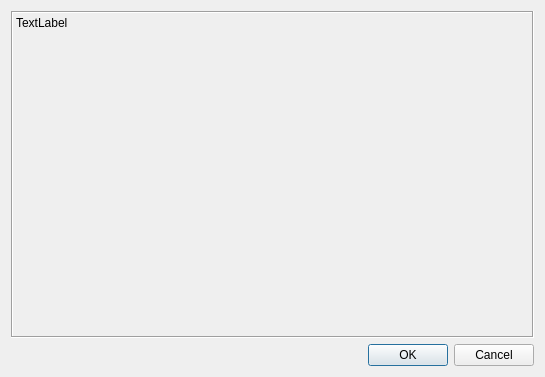
<?xml version="1.0" encoding="UTF-8"?>
<ui version="4.0">
 <class>SessionWindow</class>
 <widget class="QDialog" name="SessionWindow">
  <property name="geometry">
   <rect>
    <x>0</x>
    <y>0</y>
    <width>545</width>
    <height>377</height>
   </rect>
  </property>
  <property name="windowTitle">
   <string>Dialog</string>
  </property>
  <layout class="QVBoxLayout" name="verticalLayout">
   <item>
    <widget class="QLabel" name="label">
     <property name="frameShape">
      <enum>QFrame::Box</enum>
     </property>
     <property name="frameShadow">
      <enum>QFrame::Sunken</enum>
     </property>
     <property name="text">
      <string>TextLabel</string>
     </property>
     <property name="alignment">
      <set>Qt::AlignLeading|Qt::AlignLeft|Qt::AlignTop</set>
     </property>
     <property name="wordWrap">
      <bool>true</bool>
     </property>
     <property name="textInteractionFlags">
      <set>Qt::LinksAccessibleByMouse|Qt::TextSelectableByKeyboard|Qt::TextSelectableByMouse</set>
     </property>
    </widget>
   </item>
   <item>
    <widget class="QDialogButtonBox" name="buttonBox">
     <property name="orientation">
      <enum>Qt::Horizontal</enum>
     </property>
     <property name="standardButtons">
      <set>QDialogButtonBox::Cancel|QDialogButtonBox::Ok</set>
     </property>
    </widget>
   </item>
  </layout>
 </widget>
 <resources/>
 <connections>
  <connection>
   <sender>buttonBox</sender>
   <signal>accepted()</signal>
   <receiver>SessionWindow</receiver>
   <slot>accept()</slot>
   <hints>
    <hint type="sourcelabel">
     <x>248</x>
     <y>254</y>
    </hint>
    <hint type="destinationlabel">
     <x>157</x>
     <y>274</y>
    </hint>
   </hints>
  </connection>
  <connection>
   <sender>buttonBox</sender>
   <signal>rejected()</signal>
   <receiver>SessionWindow</receiver>
   <slot>reject()</slot>
   <hints>
    <hint type="sourcelabel">
     <x>316</x>
     <y>260</y>
    </hint>
    <hint type="destinationlabel">
     <x>286</x>
     <y>274</y>
    </hint>
   </hints>
  </connection>
 </connections>
</ui>
